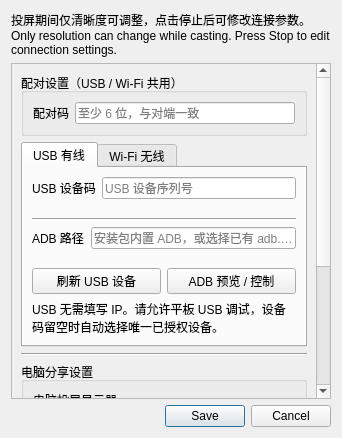
<?xml version='1.0' encoding='utf-8'?>
<ui version="4.0">
 <class>SettingsDialog</class>
 <widget class="QDialog" name="SettingsDialog">
  <property name="windowTitle">
   <string>连接设置</string>
  </property>
  <layout class="QVBoxLayout" name="dialogLayout">
   <item>
    <widget class="QLabel" name="sessionSettingsHint">
     <property name="text">
      <string>投屏期间仅清晰度可调整，点击停止后可修改连接参数。
Only resolution can change while casting. Press Stop to edit connection settings.</string>
     </property>
     <property name="wordWrap">
      <bool>true</bool>
     </property>
    </widget>
   </item>
   <item>
    <widget class="QScrollArea" name="settingsScroll">
     <property name="widgetResizable">
      <bool>true</bool>
     </property>
     <property name="horizontalScrollBarPolicy">
      <enum>Qt::ScrollBarAlwaysOff</enum>
     </property>
     <widget class="QWidget" name="settingsContents">
      <layout class="QVBoxLayout" name="settingsLayout">
       <item>
        <widget class="QGroupBox" name="pairingGroup">
         <property name="title">
          <string>配对设置（USB / Wi-Fi 共用）</string>
         </property>
         <layout class="QVBoxLayout" name="pairingGroupLayout">
          <item>
           <layout class="QFormLayout" name="pairingForm">
            <item row="0" column="0">
             <widget class="QLabel" name="tokenLabel">
              <property name="text">
               <string>配对码</string>
              </property>
              <property name="wordWrap">
               <bool>true</bool>
              </property>
             </widget>
            </item>
            <item row="0" column="1">
             <widget class="QLineEdit" name="token">
              <property name="placeholderText">
               <string>至少 6 位，与对端一致</string>
              </property>
             </widget>
            </item>
           </layout>
          </item>
         </layout>
        </widget>
       </item>
       <item>
        <widget class="QTabWidget" name="transport">
         <widget class="QWidget" name="usbPage">
          <attribute name="title">
           <string>USB 有线</string>
          </attribute>
          <layout class="QVBoxLayout" name="usbPageLayout">
           <item>
            <layout class="QFormLayout" name="usbPageForm">
             <item row="0" column="0">
              <widget class="QLabel" name="serialLabel">
               <property name="text">
                <string>USB 设备码</string>
               </property>
               <property name="wordWrap">
                <bool>true</bool>
               </property>
              </widget>
             </item>
             <item row="0" column="1">
              <widget class="QLineEdit" name="serial">
               <property name="placeholderText">
                <string>USB 设备序列号</string>
               </property>
              </widget>
             </item>
            </layout>
           </item>
           <item>
            <widget class="QFrame" name="usbSeparator">
             <property name="frameShape">
              <enum>QFrame::HLine</enum>
             </property>
             <property name="frameShadow">
              <enum>QFrame::Sunken</enum>
             </property>
            </widget>
           </item>
           <item>
            <layout class="QFormLayout" name="adbForm">
             <item row="0" column="0">
              <widget class="QLabel" name="adbPathLabel">
               <property name="text">
                <string>ADB 路径</string>
               </property>
               <property name="wordWrap">
                <bool>true</bool>
               </property>
              </widget>
             </item>
             <item row="0" column="1">
              <widget class="QLineEdit" name="adbPath">
               <property name="placeholderText">
                <string>安装包内置 ADB，或选择已有 adb.exe</string>
               </property>
              </widget>
             </item>
            </layout>
           </item>
           <item>
            <layout class="QHBoxLayout" name="usbActions">
             <item>
              <widget class="QPushButton" name="refresh">
               <property name="text">
                <string>刷新 USB 设备</string>
               </property>
              </widget>
             </item>
             <item>
              <widget class="QPushButton" name="adbPreview">
               <property name="text">
                <string>ADB 预览 / 控制</string>
               </property>
              </widget>
             </item>
            </layout>
           </item>
           <item>
            <widget class="QLabel" name="usbHint">
             <property name="text">
              <string>USB 无需填写 IP。请允许平板 USB 调试，设备码留空时自动选择唯一已授权设备。</string>
             </property>
             <property name="wordWrap">
              <bool>true</bool>
             </property>
            </widget>
           </item>
          </layout>
         </widget>
         <widget class="QWidget" name="wifiPage">
          <attribute name="title">
           <string>Wi-Fi 无线</string>
          </attribute>
          <layout class="QVBoxLayout" name="wifiPageLayout">
           <item>
            <layout class="QFormLayout" name="wifiPageForm">
             <item row="0" column="0">
              <widget class="QLabel" name="hostLabel">
               <property name="text">
                <string>平板 IP 地址</string>
               </property>
               <property name="wordWrap">
                <bool>true</bool>
               </property>
              </widget>
             </item>
             <item row="0" column="1">
              <widget class="QLineEdit" name="host">
               <property name="placeholderText">
                <string>例如 192.168.1.100</string>
               </property>
              </widget>
             </item>
            </layout>
           </item>
           <item>
            <widget class="QFrame" name="wifiSeparator">
             <property name="frameShape">
              <enum>QFrame::HLine</enum>
             </property>
             <property name="frameShadow">
              <enum>QFrame::Sunken</enum>
             </property>
            </widget>
           </item>
           <item>
            <widget class="QLabel" name="wifiDebugTitle">
             <property name="text">
              <string>无线 ADB（可选调试参数）</string>
             </property>
             <property name="wordWrap">
              <bool>true</bool>
             </property>
            </widget>
           </item>
           <item>
            <layout class="QFormLayout" name="wirelessAdbForm">
             <item row="0" column="0">
              <widget class="QLabel" name="adbEndpointLabel">
               <property name="text">
                <string>调试地址</string>
               </property>
               <property name="wordWrap">
                <bool>true</bool>
               </property>
              </widget>
             </item>
             <item row="0" column="1">
              <widget class="QLineEdit" name="adbEndpoint">
               <property name="placeholderText">
                <string>IP:调试端口</string>
               </property>
              </widget>
             </item>
            </layout>
           </item>
           <item>
            <widget class="QPushButton" name="adbConnect">
             <property name="text">
              <string>连接无线 ADB</string>
             </property>
            </widget>
           </item>
           <item>
            <widget class="QLabel" name="wifiHint">
             <property name="text">
              <string>正常 Wi-Fi 投屏只需平板 IP 与共用配对码；无线 ADB 用于调试。</string>
             </property>
             <property name="wordWrap">
              <bool>true</bool>
             </property>
            </widget>
           </item>
          </layout>
         </widget>
        </widget>
       </item>
       <item>
        <widget class="QFrame" name="settingsSeparator">
         <property name="frameShape">
          <enum>QFrame::HLine</enum>
         </property>
         <property name="frameShadow">
          <enum>QFrame::Sunken</enum>
         </property>
        </widget>
       </item>
       <item>
        <widget class="QGroupBox" name="displayGroup">
         <property name="title">
          <string>电脑分享设置</string>
         </property>
         <layout class="QVBoxLayout" name="displayGroupLayout">
          <item>
           <widget class="QLabel" name="castSourceLabel">
            <property name="text">
             <string>电脑投屏显示器</string>
            </property>
            <property name="wordWrap">
             <bool>true</bool>
            </property>
           </widget>
          </item>
          <item>
           <widget class="FurinaComboBox" name="castSource" />
          </item>
          <item>
           <layout class="QHBoxLayout" name="screenActions">
            <item>
             <widget class="QPushButton" name="refreshScreens">
              <property name="text">
               <string>刷新显示器</string>
              </property>
             </widget>
            </item>
            <item>
             <widget class="QPushButton" name="displaySettings">
              <property name="text">
               <string>Windows 显示设置</string>
              </property>
             </widget>
            </item>
           </layout>
          </item>
         </layout>
        </widget>
       </item>
       <item>
        <widget class="QGroupBox" name="navigationGroup">
         <property name="title">
          <string>平板导航</string>
         </property>
         <layout class="QVBoxLayout" name="navigationGroupLayout">
          <item>
           <layout class="QHBoxLayout" name="navigation">
            <item>
             <widget class="QPushButton" name="back">
              <property name="text">
               <string>返回</string>
              </property>
             </widget>
            </item>
            <item>
             <widget class="QPushButton" name="home">
              <property name="text">
               <string>主页</string>
              </property>
             </widget>
            </item>
            <item>
             <widget class="QPushButton" name="recent">
              <property name="text">
               <string>任务</string>
              </property>
             </widget>
            </item>
           </layout>
          </item>
         </layout>
        </widget>
       </item>
       <item>
        <widget class="QLabel" name="connectionHint">
         <property name="text">
          <string>先配置连接参数并保存，再按开始。投屏开始后点击停止才能改变投屏方式。</string>
         </property>
         <property name="wordWrap">
          <bool>true</bool>
         </property>
        </widget>
       </item>
      </layout>
     </widget>
    </widget>
   </item>
   <item>
    <widget class="QDialogButtonBox" name="buttonBox">
     <property name="standardButtons">
      <set>QDialogButtonBox::Cancel|QDialogButtonBox::Save</set>
     </property>
    </widget>
   </item>
  </layout>
 </widget>
 <resources />
 <connections>
  <connection>
   <sender>buttonBox</sender>
   <signal>accepted()</signal>
   <receiver>SettingsDialog</receiver>
   <slot>accept()</slot>
  </connection>
  <connection>
   <sender>buttonBox</sender>
   <signal>rejected()</signal>
   <receiver>SettingsDialog</receiver>
   <slot>reject()</slot>
  </connection>
 </connections>
 <customwidgets>
  <customwidget>
   <class>FurinaComboBox</class>
   <extends>QComboBox</extends>
   <header>interface_support.h</header>
  </customwidget>
 </customwidgets>
</ui>
